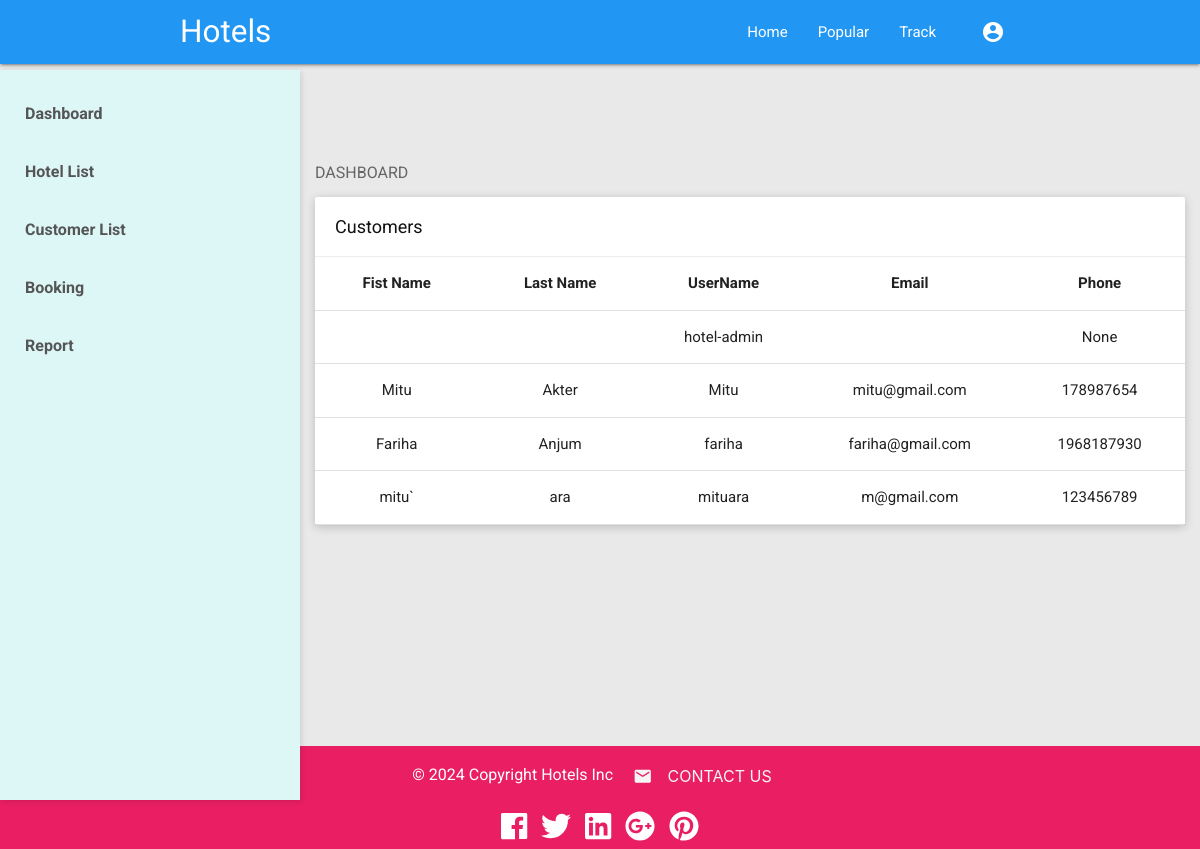
/customer-list/ (signed in), run on the app's committed database.
### book/models.py (models this page shows)
class User(AbstractUser):
    phone = models.IntegerField(default=None, blank=True, null=True)
    avatar = models.CharField(default=None ,max_length=64, blank=True, null=True)
    pass

### book/views.py (the view)
# urls.py: path('customer-list/', views.Customer_list, name="customer_list"),
@login_required
def Customer_list(request):
  customer = User.objects.all()
  return render(request, 'book/customer_list.html', {'customers': customer})

### book/templates/book/customer_list.html
{% extends "book/layout.html" %}
{% load static %}
{% load book_extras %}
{% block body %}
<section>
    <aside id="leftsidebar" class="sidebar">
        <div class="menu ">
            <ul class="list">
                <li class="active">
                    <a href="{% url 'dashboard' %}">
                        <span>Dashboard</span>
                    </a>
                </li>
                <li>
                    <a href="{% url 'hotel_list' %}">
                        <span>Hotel List</span>
                    </a>
                </li>
                <li>
                    <a href="{% url 'customer_list' %}" class="">
                        <span>Customer List</span>
                    </a>
                </li>
                <li>
                    <a href="{% url 'booking_list' %}" class="">
                        <span>Booking </span>
                    </a>
                </li>
                <li>
                    <a href="{% url 'report' %}">
                        <span>Report</span>
                    </a>
                </li>
            </ul>
        </div>
    </aside>
</section>
<section class="content" id="top">
        <div class="block-header">
            <h2>DASHBOARD</h2>
        </div>
        <div class="row clearfix">
            <div class="col-lg-12 grid-margin stretch-card">
                <div class="card">
                    <div class="card-body">
                        <div class="header">
                            <h2>Customers</h2>
                        </div>
                        <div class="table-responsive" style="overflow: auto; max-height: 475px">
                            <table class="table table-striped" id="myTable">
                                <thead class="">
                                    <tr style="text-align: center" class="">
                                        <th style="text-align: center; width: 10%">Fist Name</th>
                                        <th style="text-align: center; width: 10%">Last Name</th>
                                        <th style="text-align: center; width: 10%">UserName</th>
                                        <th style="text-align: center; width: 10%">Email</th>
                                        <th style="text-align: center; width: 10%">Phone</th>
                                    </tr>
                                </thead>
                                <tbody>
                                    {% for cust in customers %}
                                    <tr>
                                        <td style="text-align: center">{{cust.first_name}}</td>
                                        <td style="text-align: center">{{cust.last_name}}</td>
                                        <td style="text-align: center">{{cust.username}}</td>
                                        <td style="text-align: center">{{cust.email}}</td>
                                        <td style="text-align: center">{{cust.phone}}</td>
                                    </tr>
                                    {% endfor %}
                                </tbody>
                            </table>
                        </div>
                    </div>
                </div>
            </div>
        </div>
</section>
{% endblock %}

### book/static/book/styles.css (style rules this page uses)
:root { --primary: #2196f3; --primary-dark: #f32167; }

### book/static/css/styles1.css (style rules this page uses)
.block-header { margin-bottom: 15px; }
.block-header h2 { margin: 0 !important; color: #666 !important; font-weight: normal; font-size: 16px; }
body { background-color: #e9e9e9; -moz-transition: all 0.5s; -o-transition: all 0.5s; -webkit-transition: all 0.5s; transition: all 0.5s; font-family: 'Roboto', Arial, Tahoma, sans-serif; }
h1, h2, h3, h4, h5, h6 { font-weight: bold; }
button, input, select, a { outline: none !important; }
section.content { margin: 100px 15px 0 315px; -moz-transition: 0.5s; -o-transition: 0.5s; -webkit-transition: 0.5s; transition: 0.5s; }
.card { background: #fff; min-height: 50px; box-shadow: 0 2px 10px rgba(0, 0, 0, 0.2); position: relative; margin-bottom: 30px; -webkit-border-radius: 2px; -moz-border-radius: 2px; -ms-border-radius: 2px; border-radius: 2px; }
.card .header { color: #555; padding: 20px; position: relative; border-bottom: 1px solid rgba(204, 204, 204, 0.35); }
.card .header h2 { margin: 0; font-size: 18px; font-weight: normal; color: #111; }
.sidebar { -moz-transition: all 0.5s; -o-transition: all 0.5s; -webkit-transition: all 0.5s; transition: all 0.5s; font-family: "Roboto", sans-serif; background: #ddf6f6; width: 300px; overflow: hidden; display: inline-block; height: calc(100vh - 70px); position: fixed; top: 70px; left: 0; -webkit-box-shadow: 2px 2px 5px rgba(0, 0, 0, 0.1); -moz-box-shadow: 2px 2px 5px rgba(0, 0, 0, 0.1); -ms-box-shadow: 2px 2px 5px rgba(0, 0, 0, 0.1); box-shadow: 2px 2px 5px rgba(0, 0, 0, 0.1); z-index: 11 !important; }
.sidebar .menu { position: relative; overflow-y: auto; height: 90vh; }
.sidebar .menu .list { list-style: none; padding-left: 0; }
.sidebar .menu .list li.active > :first-child span { font-weight: bold; }
.sidebar .menu .list a { text-align: center; color: #747474; position: relative; display: inline-flex; vertical-align: middle; width: 100%; padding: 10px 13px; }
.sidebar .menu .list a span { margin: 7px 0 7px 12px; color: #555555; font-weight: bold; font-size: 16px; overflow: hidden; }

### data on the page
User: username "hotel-admin", phone "None"
User: first_name "Mitu", last_name "Akter", username "Mitu", email "mitu@gmail.com", phone "178987654"
User: first_name "Fariha", last_name "Anjum", username "fariha", email "fariha@gmail.com", phone "1968187930"
User: first_name "mitu`", last_name "ara", username "mituara", email "m@gmail.com", phone "123456789"
